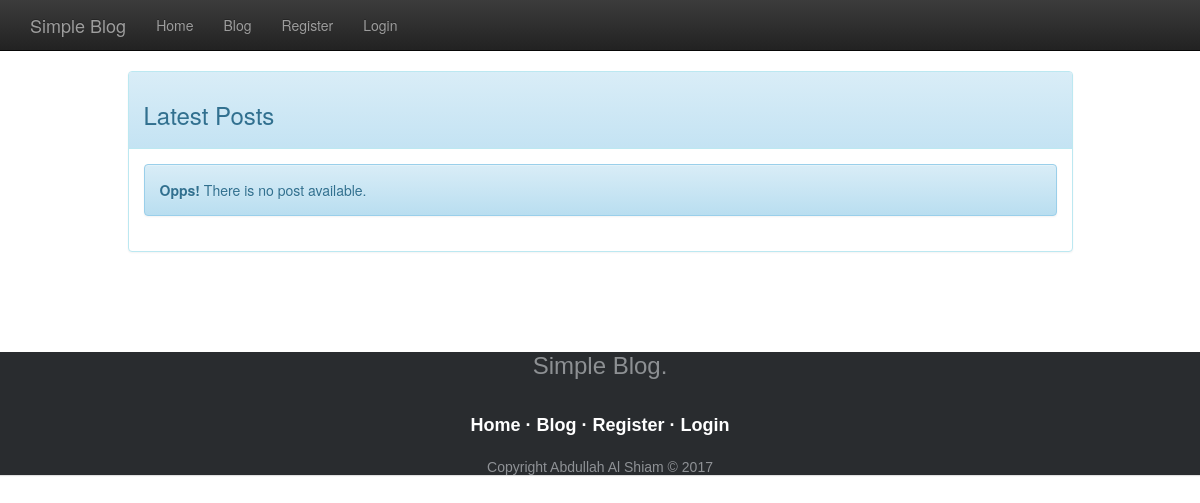
Before: /?controller=posts&action=index with the older database file.
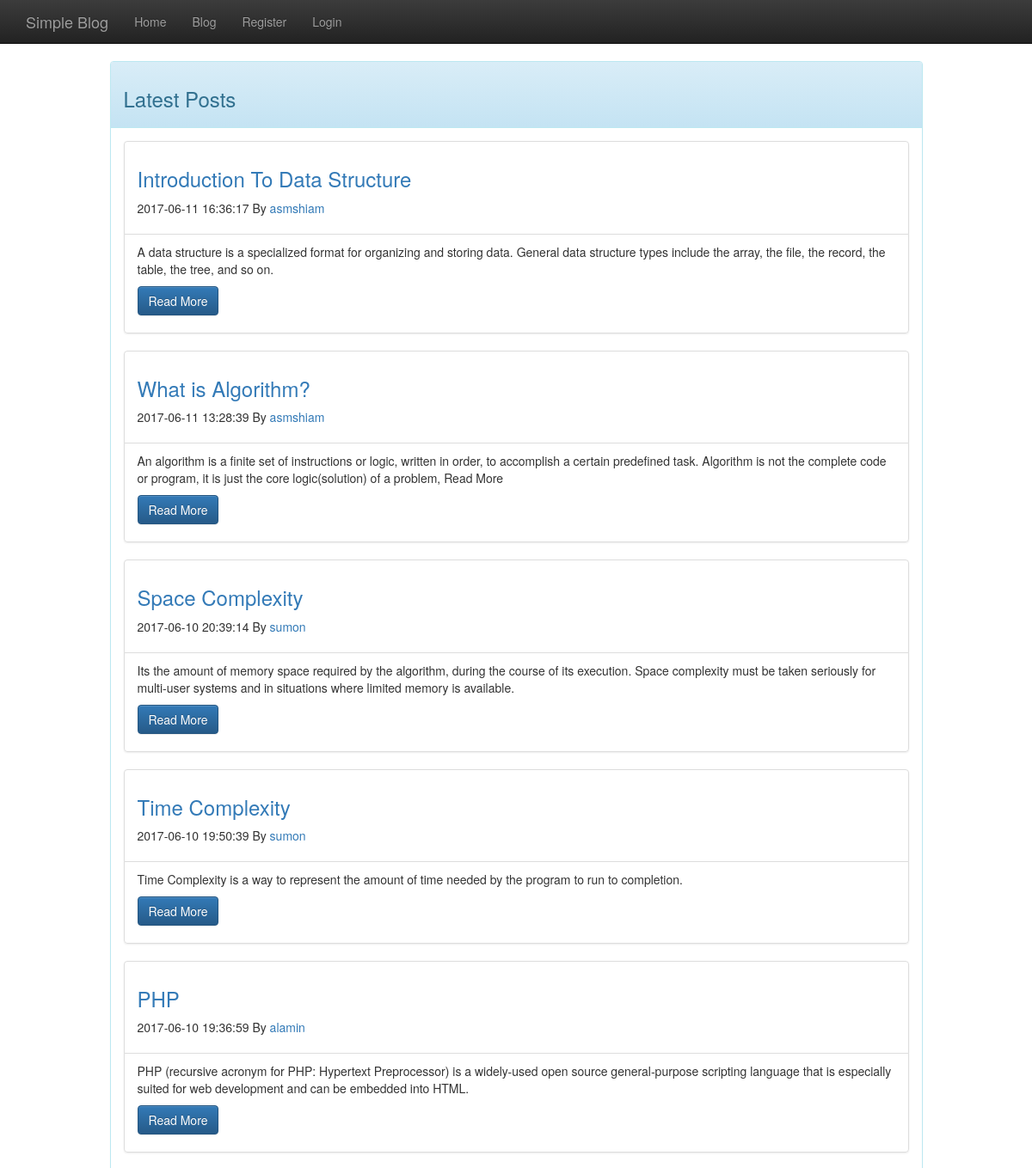
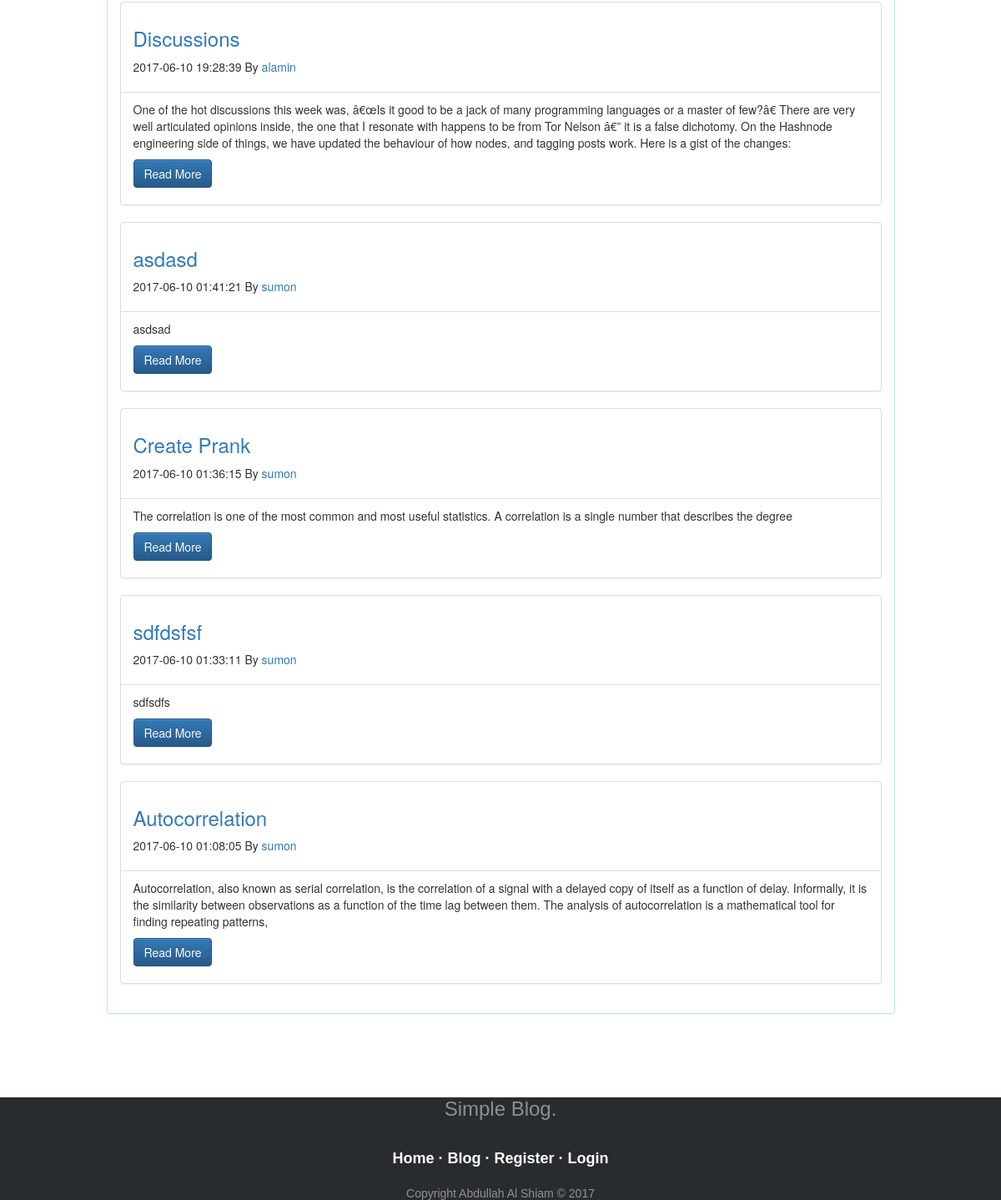
After: the same page with the newer database file (2 pictures, top to bottom).
### tables this page shows
CREATE TABLE `posts` (
  `id` int(11) NOT NULL,
  `user_id` int(45) NOT NULL,
  `title` text NOT NULL,
  `content` text NOT NULL,
  `description` text NOT NULL,
  `active` int(50) NOT NULL,
  `created_date` datetime NOT NULL
);

CREATE TABLE `user` (
  `user_id` int(11) NOT NULL,
  `user_name` varchar(45) NOT NULL,
  `email` varchar(45) NOT NULL,
  `password` varchar(45) NOT NULL,
  `created_date` datetime NOT NULL
);

### controllers/posts_controller.php (called while the page is built, shortened)
<?php
  class PostsController {
    public function index() {
      $posts = Model::all();
      require_once('views/posts/index.php');
    }
  }
?>

### index.php (called while the page is built, shortened)
<?php
  require_once('views/layout.php');
?>

### models/model.php (called while the page is built, shortened)
<?php
  class Model {
    public static function all() {
       $db = mysqli_connect("localhost", "root", "", "simple_blog");
       $result =mysqli_query($db,'SELECT * FROM posts WHERE active=1 ORDER BY created_date DESC');
     if (mysqli_num_rows($result) == 0) {
        $message="There is no posts available";
    }
    else {
    return $result;
      }
    }
       public static function GetuserNameByPostUserId($userid) {
       $db = mysqli_connect("localhost", "root", "", "simple_blog");
       $result =mysqli_query($db,"SELECT user_name FROM user WHERE user_id='$userid'");
     if (mysqli_num_rows($result) == 0) {
        $message="There is no posts available";
    }
    else {
      $row=mysqli_fetch_array($result);
    return $row;
      }
    }
  }
?>

### views/posts/index.php (the view, shortened to what this page needs)
<?php include 'header.php'; ?>
<div class="container">
<div class="row">
<div class="col-md-10 col-md-offset-1">
<div class="panel panel-info">
  <div class="panel-heading">
    <h3>Latest Posts</h3>
  </div>
  <div class="panel-body">
 <div class="">
 <?php
 if (isset($_SESSION['allposts'])) {
  while($post=mysqli_fetch_array($posts)) {
    $userid=$post['user_id'];
    $Getusername=Model::GetuserNameByPostUserId($userid);
    ?>
    <div class="list-group">
    <div class="list-group-item">
      <h3><a href="?controller=posts&action=show&id=<?php echo $post['id']; ?>">  <h3><?php echo $post['title']; ?></h3></a>
              </h3>
      <p><?php echo $post['created_date']; ?> By <a href="#"><?php echo $Getusername[0]; ?></a></p>
    </div>
    <div class="list-group-item">
      <article>
        <p><?php echo $post['content']; ?></p>
   <p> <a href='?controller=posts&action=show&id=<?php echo $post['id']; ?>' class="btn btn-primary">Read More</a></p>
      </article>
    </div>
  </div>
<?php } }
else{
 echo "<div class='alert alert-info'>
  <strong>Opps!</strong> There is no post available.
</div>";
}
?>
</div>
  </div>
</div>
</div>
</div>
</div>
<?php include 'footer.php'; ?>

Changed rows visible on the page:
now on this page (row edited): posts: title "Introduction To Data Structure", created_date "2017-06-11 16:36:17", user.user_name "asmshiam", content "A data structure is a specialized format for organizing and storing data. General data structure types include the array, the file, the record, the table, the tree, and so on."
now on this page (row edited): posts: title "What is Algorithm?", created_date "2017-06-11 13:28:39", user.user_name "asmshiam", content "An algorithm is a finite set of instructions or logic, written in order, to accomplish a certain predefined task. Algorithm is not the complete code or program, it is just the core logic(solution) of a problem, Read More"
now on this page (row edited): posts: title "Space Complexity", created_date "2017-06-10 20:39:14", user.user_name "sumon", content "Its the amount of memory space required by the algorithm, during the course of its execution. Space complexity must be taken seriously for multi-user systems and in situations where limited memory is available."
now on this page (row edited): posts: title "Time Complexity", created_date "2017-06-10 19:50:39", user.user_name "sumon", content "Time Complexity is a way to represent the amount of time needed by the program to run to completion."
now on this page (row edited): posts: title "PHP", created_date "2017-06-10 19:36:59", user.user_name "alamin", content "PHP (recursive acronym for PHP: Hypertext Preprocessor) is a widely-used open source general-purpose scripting language that is especially suited for web development and can be embedded into HTML."
now on this page (row edited): posts: title "Discussions", created_date "2017-06-10 19:28:39", user.user_name "alamin", content "One of the hot discussions this week was, â€œIs it good to be a jack of many programming languages or a master of few?â€ There are very well articulated opinions inside, the one that I resonate with happens to be from Tor Nelson â€” it is a false dichotomy. On the Hashnode engineering side of things, we have updated the behaviour of how nodes, and tagging posts work. Here is a gist of the changes:"
added posts: title "asdasd", created_date "2017-06-10 01:41:21", user.user_name "sumon", content "asdsad"
added posts: title "Create Prank", created_date "2017-06-10 01:36:15", user.user_name "sumon", content "The correlation is one of the most common and most useful statistics. A correlation is a single number that describes the degree"
added posts: title "sdfdsfsf", created_date "2017-06-10 01:33:11", user.user_name "sumon", content "sdfsdfs"
added posts: title "Autocorrelation", created_date "2017-06-10 01:08:05", user.user_name "sumon", content "Autocorrelation, also known as serial correlation, is the correlation of a signal with a delayed copy of itself as a function of delay. Informally, it is the similarity between observations as a function of the time lag between them. The analysis of autocorrelation is a mathematical tool for finding repeating patterns,"
Other visible differences:
text no longer shown: "Opps! There is no post available."
